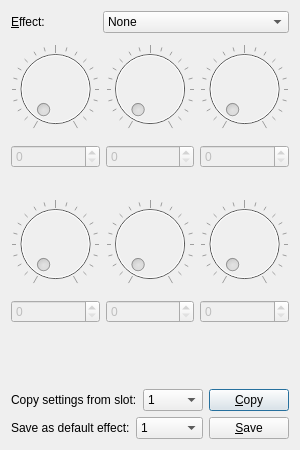
<?xml version="1.0" encoding="UTF-8"?>
<ui version="4.0">
 <class>DefaultEffects</class>
 <widget class="QDialog" name="DefaultEffects">
  <property name="geometry">
   <rect>
    <x>0</x>
    <y>0</y>
    <width>300</width>
    <height>450</height>
   </rect>
  </property>
  <property name="windowTitle">
   <string>Default Effects</string>
  </property>
  <property name="accessibleName">
   <string>Default effect's window</string>
  </property>
  <property name="accessibleDescription">
   <string>Here you can select default effects which will be loaded when keyboard shortcut is used</string>
  </property>
  <layout class="QVBoxLayout" name="verticalLayout_7">
   <item>
    <layout class="QHBoxLayout" name="horizontalLayout_3">
     <item>
      <widget class="QLabel" name="label_7">
       <property name="text">
        <string>&amp;Effect:</string>
       </property>
       <property name="buddy">
        <cstring>comboBox</cstring>
       </property>
      </widget>
     </item>
     <item>
      <widget class="QComboBox" name="comboBox">
       <property name="minimumSize">
        <size>
         <width>100</width>
         <height>0</height>
        </size>
       </property>
       <property name="accessibleName">
        <string>Default effect's effect</string>
       </property>
       <property name="accessibleDescription">
        <string>Allows to choose effect to be emulated</string>
       </property>
       <item>
        <property name="text">
         <string>None</string>
        </property>
       </item>
       <item>
        <property name="text">
         <string>[1] Overdrive</string>
        </property>
       </item>
       <item>
        <property name="text">
         <string>[1] Fixed Wah</string>
        </property>
       </item>
       <item>
        <property name="text">
         <string>[1] Touch Wah</string>
        </property>
       </item>
       <item>
        <property name="text">
         <string>[1] Fuzz</string>
        </property>
       </item>
       <item>
        <property name="text">
         <string>[1] Fuzz Touch Wah</string>
        </property>
       </item>
       <item>
        <property name="text">
         <string>[1] Simple Compressor</string>
        </property>
       </item>
       <item>
        <property name="text">
         <string>[1] Compressor</string>
        </property>
       </item>
       <item>
        <property name="text">
         <string>[2] Sine Chorus</string>
        </property>
       </item>
       <item>
        <property name="text">
         <string>[2] Triangle Chorus</string>
        </property>
       </item>
       <item>
        <property name="text">
         <string>[2] Sine Flanger</string>
        </property>
       </item>
       <item>
        <property name="text">
         <string>[2] Triangle Flanger</string>
        </property>
       </item>
       <item>
        <property name="text">
         <string>[2] Vibratone</string>
        </property>
       </item>
       <item>
        <property name="text">
         <string>[2] Vintage Tremolo</string>
        </property>
       </item>
       <item>
        <property name="text">
         <string>[2] Sine Tremolo</string>
        </property>
       </item>
       <item>
        <property name="text">
         <string>[2] Ring Modulator</string>
        </property>
       </item>
       <item>
        <property name="text">
         <string>[2] Step Filter</string>
        </property>
       </item>
       <item>
        <property name="text">
         <string>[2] Phaser</string>
        </property>
       </item>
       <item>
        <property name="text">
         <string>[2] Pitch Schifter</string>
        </property>
       </item>
       <item>
        <property name="text">
         <string>[3] Mono Delay</string>
        </property>
       </item>
       <item>
        <property name="text">
         <string>[3] Mono Echo Filter</string>
        </property>
       </item>
       <item>
        <property name="text">
         <string>[3] Stereo Echo Filter</string>
        </property>
       </item>
       <item>
        <property name="text">
         <string>[3] Multitap Delay</string>
        </property>
       </item>
       <item>
        <property name="text">
         <string>[3] Ping Pong Delay</string>
        </property>
       </item>
       <item>
        <property name="text">
         <string>[3] Ducking Delay</string>
        </property>
       </item>
       <item>
        <property name="text">
         <string>[3] Reverse Delay</string>
        </property>
       </item>
       <item>
        <property name="text">
         <string>[3] Tape Delay</string>
        </property>
       </item>
       <item>
        <property name="text">
         <string>[3] Stereo Tape Delay</string>
        </property>
       </item>
       <item>
        <property name="text">
         <string>[4] Small Hall Reverb</string>
        </property>
       </item>
       <item>
        <property name="text">
         <string>[4] Large Hall Reverb</string>
        </property>
       </item>
       <item>
        <property name="text">
         <string>[4] Small Room Reverb</string>
        </property>
       </item>
       <item>
        <property name="text">
         <string>[4] Large Room Reverb</string>
        </property>
       </item>
       <item>
        <property name="text">
         <string>[4] Small Plate Reverb</string>
        </property>
       </item>
       <item>
        <property name="text">
         <string>[4] Large Plate Reverb</string>
        </property>
       </item>
       <item>
        <property name="text">
         <string>[4] Ambient Reverb</string>
        </property>
       </item>
       <item>
        <property name="text">
         <string>[4] Arena Reverb</string>
        </property>
       </item>
       <item>
        <property name="text">
         <string>[4] '63 Fender Spring Reverb</string>
        </property>
       </item>
       <item>
        <property name="text">
         <string>[4] '65 Fender Spring Reverb</string>
        </property>
       </item>
       <item>
        <property name="text">
         <string>[1] Ranger Boost</string>
        </property>
       </item>
       <item>
        <property name="text">
         <string>[1] Green Box</string>
        </property>
       </item>
       <item>
        <property name="text">
         <string>[1] Orange Box</string>
        </property>
       </item>
       <item>
        <property name="text">
         <string>[1] Black Box</string>
        </property>
       </item>
       <item>
        <property name="text">
         <string>[1] Big Fuzz</string>
        </property>
       </item>
       <item>
        <property name="text">
         <string>[2] Wah</string>
        </property>
       </item>
       <item>
        <property name="text">
         <string>[2] Touch Wah</string>
        </property>
       </item>
       <item>
        <property name="text">
         <string>[2] Diatonic Pitch Shifter</string>
        </property>
       </item>
      </widget>
     </item>
    </layout>
   </item>
   <item>
    <layout class="QHBoxLayout" name="horizontalLayout">
     <item>
      <layout class="QVBoxLayout" name="verticalLayout">
       <item>
        <widget class="QDial" name="dial">
         <property name="enabled">
          <bool>false</bool>
         </property>
         <property name="maximum">
          <number>255</number>
         </property>
         <property name="notchTarget">
          <double>12.750000000000000</double>
         </property>
         <property name="notchesVisible">
          <bool>true</bool>
         </property>
        </widget>
       </item>
       <item>
        <widget class="QSpinBox" name="spinBox">
         <property name="enabled">
          <bool>false</bool>
         </property>
         <property name="maximum">
          <number>255</number>
         </property>
        </widget>
       </item>
       <item>
        <widget class="QLabel" name="label">
         <property name="text">
          <string/>
         </property>
         <property name="alignment">
          <set>Qt::AlignCenter</set>
         </property>
         <property name="buddy">
          <cstring>spinBox</cstring>
         </property>
        </widget>
       </item>
      </layout>
     </item>
     <item>
      <layout class="QVBoxLayout" name="verticalLayout_2">
       <item>
        <widget class="QDial" name="dial_2">
         <property name="enabled">
          <bool>false</bool>
         </property>
         <property name="maximum">
          <number>255</number>
         </property>
         <property name="notchTarget">
          <double>12.750000000000000</double>
         </property>
         <property name="notchesVisible">
          <bool>true</bool>
         </property>
        </widget>
       </item>
       <item>
        <widget class="QSpinBox" name="spinBox_2">
         <property name="enabled">
          <bool>false</bool>
         </property>
         <property name="maximum">
          <number>255</number>
         </property>
        </widget>
       </item>
       <item>
        <widget class="QLabel" name="label_2">
         <property name="text">
          <string/>
         </property>
         <property name="alignment">
          <set>Qt::AlignCenter</set>
         </property>
         <property name="buddy">
          <cstring>spinBox_2</cstring>
         </property>
        </widget>
       </item>
      </layout>
     </item>
     <item>
      <layout class="QVBoxLayout" name="verticalLayout_3">
       <item>
        <widget class="QDial" name="dial_3">
         <property name="enabled">
          <bool>false</bool>
         </property>
         <property name="maximum">
          <number>255</number>
         </property>
         <property name="notchTarget">
          <double>12.750000000000000</double>
         </property>
         <property name="notchesVisible">
          <bool>true</bool>
         </property>
        </widget>
       </item>
       <item>
        <widget class="QSpinBox" name="spinBox_3">
         <property name="enabled">
          <bool>false</bool>
         </property>
         <property name="maximum">
          <number>255</number>
         </property>
        </widget>
       </item>
       <item>
        <widget class="QLabel" name="label_3">
         <property name="text">
          <string/>
         </property>
         <property name="alignment">
          <set>Qt::AlignCenter</set>
         </property>
         <property name="buddy">
          <cstring>spinBox_3</cstring>
         </property>
        </widget>
       </item>
      </layout>
     </item>
    </layout>
   </item>
   <item>
    <layout class="QHBoxLayout" name="horizontalLayout_2">
     <item>
      <layout class="QVBoxLayout" name="verticalLayout_4">
       <item>
        <widget class="QDial" name="dial_4">
         <property name="enabled">
          <bool>false</bool>
         </property>
         <property name="maximum">
          <number>255</number>
         </property>
         <property name="notchTarget">
          <double>12.750000000000000</double>
         </property>
         <property name="notchesVisible">
          <bool>true</bool>
         </property>
        </widget>
       </item>
       <item>
        <widget class="QSpinBox" name="spinBox_4">
         <property name="enabled">
          <bool>false</bool>
         </property>
         <property name="maximum">
          <number>255</number>
         </property>
        </widget>
       </item>
       <item>
        <widget class="QLabel" name="label_4">
         <property name="text">
          <string/>
         </property>
         <property name="alignment">
          <set>Qt::AlignCenter</set>
         </property>
         <property name="buddy">
          <cstring>spinBox_4</cstring>
         </property>
        </widget>
       </item>
      </layout>
     </item>
     <item>
      <layout class="QVBoxLayout" name="verticalLayout_5">
       <item>
        <widget class="QDial" name="dial_5">
         <property name="enabled">
          <bool>false</bool>
         </property>
         <property name="maximum">
          <number>255</number>
         </property>
         <property name="notchTarget">
          <double>12.750000000000000</double>
         </property>
         <property name="notchesVisible">
          <bool>true</bool>
         </property>
        </widget>
       </item>
       <item>
        <widget class="QSpinBox" name="spinBox_5">
         <property name="enabled">
          <bool>false</bool>
         </property>
         <property name="maximum">
          <number>255</number>
         </property>
        </widget>
       </item>
       <item>
        <widget class="QLabel" name="label_5">
         <property name="text">
          <string/>
         </property>
         <property name="alignment">
          <set>Qt::AlignCenter</set>
         </property>
         <property name="buddy">
          <cstring>spinBox_5</cstring>
         </property>
        </widget>
       </item>
      </layout>
     </item>
     <item>
      <layout class="QVBoxLayout" name="verticalLayout_6">
       <item>
        <widget class="QDial" name="dial_6">
         <property name="enabled">
          <bool>false</bool>
         </property>
         <property name="maximum">
          <number>255</number>
         </property>
         <property name="notchTarget">
          <double>12.750000000000000</double>
         </property>
         <property name="notchesVisible">
          <bool>true</bool>
         </property>
        </widget>
       </item>
       <item>
        <widget class="QSpinBox" name="spinBox_6">
         <property name="enabled">
          <bool>false</bool>
         </property>
         <property name="maximum">
          <number>255</number>
         </property>
        </widget>
       </item>
       <item>
        <widget class="QLabel" name="label_6">
         <property name="text">
          <string/>
         </property>
         <property name="alignment">
          <set>Qt::AlignCenter</set>
         </property>
         <property name="buddy">
          <cstring>spinBox_6</cstring>
         </property>
        </widget>
       </item>
      </layout>
     </item>
    </layout>
   </item>
   <item>
    <widget class="QLabel" name="labelPosition">
     <property name="text">
      <string/>
     </property>
    </widget>
   </item>
   <item>
    <layout class="QHBoxLayout" name="horizontalLayout_4">
     <item>
      <widget class="QLabel" name="label_8">
       <property name="text">
        <string>Copy settings from slot:</string>
       </property>
       <property name="buddy">
        <cstring>comboBox_2</cstring>
       </property>
      </widget>
     </item>
     <item>
      <widget class="QComboBox" name="comboBox_2">
       <property name="accessibleName">
        <string>Copy from slot</string>
       </property>
       <property name="accessibleDescription">
        <string>Allows you to choose from which effect lot to copy effect settings</string>
       </property>
       <item>
        <property name="text">
         <string>1</string>
        </property>
       </item>
       <item>
        <property name="text">
         <string>2</string>
        </property>
       </item>
       <item>
        <property name="text">
         <string>3</string>
        </property>
       </item>
       <item>
        <property name="text">
         <string>4</string>
        </property>
       </item>
      </widget>
     </item>
     <item>
      <widget class="QPushButton" name="pushButton">
       <property name="accessibleName">
        <string>Copy</string>
       </property>
       <property name="accessibleDescription">
        <string>Copy selected slot's settings</string>
       </property>
       <property name="text">
        <string>&amp;Copy</string>
       </property>
      </widget>
     </item>
    </layout>
   </item>
   <item>
    <layout class="QHBoxLayout" name="horizontalLayout_5">
     <item>
      <widget class="QLabel" name="label_9">
       <property name="text">
        <string>Save as default effect:</string>
       </property>
       <property name="buddy">
        <cstring>comboBox_3</cstring>
       </property>
      </widget>
     </item>
     <item>
      <widget class="QComboBox" name="comboBox_3">
       <property name="accessibleName">
        <string>Save to slot</string>
       </property>
       <property name="accessibleDescription">
        <string>Choose for which slot save settings as a default effect</string>
       </property>
       <item>
        <property name="text">
         <string>1</string>
        </property>
       </item>
       <item>
        <property name="text">
         <string>2</string>
        </property>
       </item>
       <item>
        <property name="text">
         <string>3</string>
        </property>
       </item>
       <item>
        <property name="text">
         <string>4</string>
        </property>
       </item>
      </widget>
     </item>
     <item>
      <widget class="QPushButton" name="pushButton_2">
       <property name="accessibleName">
        <string>Save</string>
       </property>
       <property name="accessibleDescription">
        <string>Save settings as a default effect</string>
       </property>
       <property name="text">
        <string>&amp;Save</string>
       </property>
      </widget>
     </item>
    </layout>
   </item>
  </layout>
 </widget>
 <resources/>
 <connections>
  <connection>
   <sender>spinBox</sender>
   <signal>valueChanged(int)</signal>
   <receiver>dial</receiver>
   <slot>setValue(int)</slot>
   <hints>
    <hint type="sourcelabel">
     <x>17</x>
     <y>160</y>
    </hint>
    <hint type="destinationlabel">
     <x>22</x>
     <y>118</y>
    </hint>
   </hints>
  </connection>
  <connection>
   <sender>dial</sender>
   <signal>valueChanged(int)</signal>
   <receiver>spinBox</receiver>
   <slot>setValue(int)</slot>
   <hints>
    <hint type="sourcelabel">
     <x>41</x>
     <y>119</y>
    </hint>
    <hint type="destinationlabel">
     <x>41</x>
     <y>159</y>
    </hint>
   </hints>
  </connection>
  <connection>
   <sender>spinBox_2</sender>
   <signal>valueChanged(int)</signal>
   <receiver>dial_2</receiver>
   <slot>setValue(int)</slot>
   <hints>
    <hint type="sourcelabel">
     <x>117</x>
     <y>157</y>
    </hint>
    <hint type="destinationlabel">
     <x>118</x>
     <y>112</y>
    </hint>
   </hints>
  </connection>
  <connection>
   <sender>dial_2</sender>
   <signal>valueChanged(int)</signal>
   <receiver>spinBox_2</receiver>
   <slot>setValue(int)</slot>
   <hints>
    <hint type="sourcelabel">
     <x>136</x>
     <y>115</y>
    </hint>
    <hint type="destinationlabel">
     <x>135</x>
     <y>167</y>
    </hint>
   </hints>
  </connection>
  <connection>
   <sender>spinBox_3</sender>
   <signal>valueChanged(int)</signal>
   <receiver>dial_3</receiver>
   <slot>setValue(int)</slot>
   <hints>
    <hint type="sourcelabel">
     <x>212</x>
     <y>160</y>
    </hint>
    <hint type="destinationlabel">
     <x>212</x>
     <y>111</y>
    </hint>
   </hints>
  </connection>
  <connection>
   <sender>dial_3</sender>
   <signal>valueChanged(int)</signal>
   <receiver>spinBox_3</receiver>
   <slot>setValue(int)</slot>
   <hints>
    <hint type="sourcelabel">
     <x>252</x>
     <y>123</y>
    </hint>
    <hint type="destinationlabel">
     <x>247</x>
     <y>161</y>
    </hint>
   </hints>
  </connection>
  <connection>
   <sender>spinBox_4</sender>
   <signal>valueChanged(int)</signal>
   <receiver>dial_4</receiver>
   <slot>setValue(int)</slot>
   <hints>
    <hint type="sourcelabel">
     <x>27</x>
     <y>310</y>
    </hint>
    <hint type="destinationlabel">
     <x>26</x>
     <y>273</y>
    </hint>
   </hints>
  </connection>
  <connection>
   <sender>dial_4</sender>
   <signal>valueChanged(int)</signal>
   <receiver>spinBox_4</receiver>
   <slot>setValue(int)</slot>
   <hints>
    <hint type="sourcelabel">
     <x>63</x>
     <y>257</y>
    </hint>
    <hint type="destinationlabel">
     <x>58</x>
     <y>312</y>
    </hint>
   </hints>
  </connection>
  <connection>
   <sender>spinBox_5</sender>
   <signal>valueChanged(int)</signal>
   <receiver>dial_5</receiver>
   <slot>setValue(int)</slot>
   <hints>
    <hint type="sourcelabel">
     <x>117</x>
     <y>309</y>
    </hint>
    <hint type="destinationlabel">
     <x>117</x>
     <y>267</y>
    </hint>
   </hints>
  </connection>
  <connection>
   <sender>dial_5</sender>
   <signal>valueChanged(int)</signal>
   <receiver>spinBox_5</receiver>
   <slot>setValue(int)</slot>
   <hints>
    <hint type="sourcelabel">
     <x>149</x>
     <y>272</y>
    </hint>
    <hint type="destinationlabel">
     <x>142</x>
     <y>318</y>
    </hint>
   </hints>
  </connection>
  <connection>
   <sender>spinBox_6</sender>
   <signal>valueChanged(int)</signal>
   <receiver>dial_6</receiver>
   <slot>setValue(int)</slot>
   <hints>
    <hint type="sourcelabel">
     <x>225</x>
     <y>305</y>
    </hint>
    <hint type="destinationlabel">
     <x>224</x>
     <y>268</y>
    </hint>
   </hints>
  </connection>
  <connection>
   <sender>dial_6</sender>
   <signal>valueChanged(int)</signal>
   <receiver>spinBox_6</receiver>
   <slot>setValue(int)</slot>
   <hints>
    <hint type="sourcelabel">
     <x>252</x>
     <y>261</y>
    </hint>
    <hint type="destinationlabel">
     <x>246</x>
     <y>315</y>
    </hint>
   </hints>
  </connection>
 </connections>
</ui>
